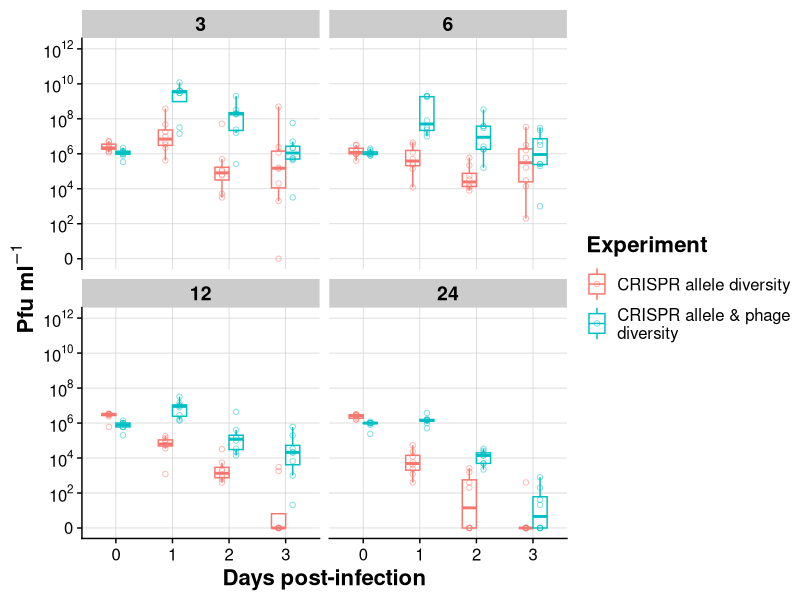

R code for this plot: (Note: this script raises an error after producing the figure.)
#### comparison_code.R by Jack Common
#### Code to generate figures and models that compare phage titre and selection rates
#### between experiments where a gradient of polyclonal CRISPR host populations were  
#### treated with either monoclonal or polyclonal phage. Data for monoclonal phage
#### experiments is derived from Common et al 2019 Ecol Lett

rm(list=ls())
options(show.signif.stars = F)

#### ---- Dependencies ---- ####
library(scales)
library(cowplot)
library(ggplot2)
library(lme4)
library(magrittr)
library(tidyverse)
library(lmerTest)

#### ---- Functions ---- ####
## Compare AIC values for model fit
# This function extracts the AIC for each GLM, and then compares the absolute relative 
# differences for each AIC to the model with the lowest AIC. This acts as a measure of 
# model fit. More can be found at: http://faculty.washington.edu/skalski/classes/QERM597/papers_xtra/Burnham%20and%20Anderson.pdf

compare_AICs = function(df){          # df is a dataframe of AIC values 
  print(df)                           # prints the origina AIC values 
  col_len = length(df[,2])            # extracts the number of number of models
  AIC_min = abs(min(df[,2]))          # finds the minimum AIC value
  for (i in seq(1, col_len, 1)){      # loop through the AIC values and prints the absolute differences from AIC_min
    print( (abs(df[i,2])) - AIC_min)
  }
}

## Convert log-odds to probabilities from binomial GLM output
logit2prob <- function(logit){
  odds <- exp(logit)
  prob <- odds / (1 + odds)
  return(prob)
}
treatment_names <- list(
  "3" = "3",
  "6" = "6",
  "12" = "12",
  "24" = "24"
)

treatment_labeller <- function(variable, value) {
  return(treatment_names[value])
}

timepoint_names <- list(
  "1" = "1 dpi",
  "2" = "2 dpi",
  "3" = "3 dpi"
)

timepoint_labeller <- function(variable, value) {
  return(timepoint_names[value])
}

treatment_list <- c("3", "6", "12", "24")

pfu_labels <- c(
  expression("0"), 
  expression('10'^2*''), 
  expression('10'^4*''),
  expression('10'^6*''),
  expression('10'^8*''),
  expression('10'^10*''),
  expression("10"^12*"")
)

pd <- position_dodge(0.5)

##### ---- Phage data ---- #####
reldiv_phage <- read.csv("Experiment 1/original_data/phage_data.csv", header=T) %>% 
  select(-Escape_phage)
reldiv_phage$Experiment <- rep("reldiv", nrow(reldiv_phage))
reldiv_phage$Treatment %<>% as.factor

ecolet_phage <- read.csv("Experiment 1/original_data/ecolet_phage_data.csv", header=T) %>% 
  select(-Escape_phage) %>% 
  filter(Treatment %in% c("3", "6", "12", "24"))
ecolet_phage$Experiment <- rep("ecolet", nrow(ecolet_phage))
ecolet_phage$Treatment %<>% as.factor()

combined_phage <- bind_rows(reldiv_phage, ecolet_phage)
combined_phage$Treatment %<>% as.factor
combined_phage$Timepoint %<>% as.factor
combined_phage$Replicate %<>% as.factor
combined_phage$Experiment %<>% as.factor

# Relevel the datasets so things make sense
combined_phage$Treatment %<>% relevel(ref="24")
combined_phage$Treatment %<>% relevel(ref="12")
combined_phage$Treatment %<>% relevel(ref="6")
combined_phage$Treatment %<>% relevel(ref="3")

#### -- Phage titre plot-- #####
phage_comparison <- ggplot(aes(y=log10(Titre+1), x=Timepoint), data=combined_phage)+
  
  geom_boxplot(width=0.5, outlier.shape = NA, position=pd, aes(colour=Experiment))+
  geom_point(width=0.2, alpha=0.5, pch=21, position=pd, aes(colour=Experiment))+
  # stat_summary(fun.y="mean", geom="point", aes(colour=Experiment), position=pd)+
  # stat_summary(fun.data = "mean_cl_boot", geom="errorbar", width=0, aes(colour=Experiment), position=pd)+
  #geom_path(stat='identity', alpha=0.5, position=pd, aes(colour=Experiment, group=Replicate))+
  #geom_hline(yintercept = 100, linetype=2)+
  facet_wrap(~Treatment)+
  
  labs(x="Days post-infection", y=expression(bold("Pfu ml"*{}^{-1}*"")))+
  #ggtitle("Density of phage")+
  
  cowplot::theme_cowplot()+
  theme(plot.title = element_text(face="bold", hjust=0, size = 16),
        axis.title = element_text(face="bold", size=16),
        strip.text = element_text(face='bold', size=14, lineheight = 3))+
  
  coord_cartesian(ylim=c(0, 12))+
  scale_y_continuous(breaks=c(seq(0,12,2)),
                     labels=pfu_labels)+
  scale_colour_discrete(labels = c("CRISPR allele diversity", "CRISPR allele & phage\ndiversity"))+
  
  theme(axis.text = element_text(size=12),
        legend.title = element_text(face="bold", size=16),
        legend.text = element_text(size=12),
        legend.key.height = unit(1, "cm"),
        panel.grid.major = element_line(colour="lightgrey", size=.25))+
  NULL

last_plot()

ggsave("phage_comparison.png", phage_comparison, path="Experiment 1/figs/", device="png", dpi=600,
       width=28, height = 20, units = c("cm"))

#

#### ---- Phage titre lme4 ---- ####
m1 <- lmer(log(Titre+1)~Experiment+Treatment+Timepoint+(1|Replicate), 
           data=filter(combined_phage, Timepoint!="0"))
summary(m1)
anova(m1)

confint(m1, parm="beta_", method="boot")

#### ---- Selection rates ---- ####
reldiv_rates <- read.csv("./Experiment 1/original_data/reldiv_exp1_master.csv", header=T, skip = 1)  %>% 
  select(Treatment, Timepoint, Replicate, BIM_mix, Escape_phage, Tracked_BIM,
         rCRISPR, rBIM) %>% 
  gather("rCRISPR", "rBIM", key="Strain", value="r", factor_key = T) %>% 
  filter(Timepoint %in% c("1", "2", "3"), r!='#NUM!')

reldiv_rates$Experiment <- rep("reldiv", nrow(reldiv_rates))

reldiv_rates$Timepoint %<>% as.factor()
reldiv_rates$Replicate %<>% as.factor
reldiv_rates$Tracked_BIM %<>% as.factor()
reldiv_rates$Escape_phage %<>% as.factor
reldiv_rates$Treatment %<>% as.factor
reldiv_rates$r %<>% as.numeric()

ecolet_rates <- read.csv("./Experiment 1/original_data/ecolet_rates.csv", header=T)  %>% 
  select(Treatment, Timepoint, Replicate, BIM_mix, Escape_phage, Tracked_BIM,
         rCRISPR, rBIM) %>% 
  gather("rCRISPR", "rBIM", key="Strain", value="r", factor_key = T) %>% 
  filter(Timepoint %in% c("1", "2", "3"), Treatment %in% c("3", "6", "12", "24"))

ecolet_rates$Timepoint %<>% as.factor()
ecolet_rates$Replicate %<>% as.factor
ecolet_rates$Tracked_BIM %<>% as.factor()
ecolet_rates$Escape_phage %<>% as.factor
ecolet_rates$Treatment %<>% as.factor

ecolet_rates$Experiment <- rep("ecolet", nrow(ecolet_rates))

combined_rates <- bind_rows(reldiv_rates, ecolet_rates)
combined_rates$Treatment %<>% as.factor

# Relevel the datasets so things make sense
combined_rates$Treatment %<>% relevel(ref="24")
combined_rates$Treatment %<>% relevel(ref="12")
combined_rates$Treatment %<>% relevel(ref="6")
combined_rates$Treatment %<>% relevel(ref="3")

#### ---- CRISPR boxplot ---- ####

pd <- position_dodge(0.2)

CRISPR_rate_comp <- ggplot(aes(x=Treatment, y=r), 
                            data=filter(combined_rates, Strain=="rCRISPR", Timepoint!="0"))+
  geom_boxplot(width=0.5, outlier.shape = NA, aes(colour=Experiment))+
  geom_jitter(width=0.2, alpha=0.5, pch=21, aes(colour=Experiment))+
  geom_hline(yintercept=0, linetype=2, size=1)+
  # stat_summary(fun.y="mean", geom="point", aes(colour=Experiment, position=Experiment), position=pd)+
  # stat_summary(fun.data = "mean_cl_boot", geom="errorbar", width=0, aes(colour=Experiment), position=pd)+
   facet_wrap(~Timepoint, labeller = timepoint_labeller, ncol=2)+
  labs(y="Selection rate (day -1) of CRISPR", x="Number of CRISPR and phage clones")+
  scale_x_discrete(labels = treatment_list)+
  #scale_y_continuous(breaks=c(seq(-1.5, 2, 0.5)))+
  scale_colour_discrete(labels = c("CRISPR allele diversity", "CRISPR allele & phage\ndiversity"))+
  theme_cowplot()+
  theme(axis.title = element_text(face="bold", size=16),
        legend.title = element_text(face="bold", size=16),
        panel.grid.major = element_line(colour="lightgrey", size=.25),
        strip.text = element_text(face="bold"),
        axis.text.x = element_text(size=10),
        legend.key.height = unit(1, "cm"))+
  NULL

last_plot()

ggsave("rate_CRISPR_comparison.png", CRISPR_rate_comp, path="Experiment 1/figs/", device="png", dpi=600,
       width=28, height = 20, units = c("cm"))

#### ---- CRISPR lme4 ---- #####
d.CRISPR <- combined_rates %>% 
  na.exclude %>% 
  filter(Strain=="rCRISPR", Timepoint!="0")

m1 <- lmer(r~Experiment+(1|Replicate), 
           data=d.CRISPR)
m2 <- lmer(r~Experiment+Treatment+(1|Replicate), 
           data=d.CRISPR)
m3 <- lmer(r~Experiment+Timepoint+(1|Replicate), 
           data=d.CRISPR)
m4 <- lmer(r~Experiment+Treatment+Timepoint+(1|Replicate), 
                 data=d.CRISPR)

AIC(m1, m2, m3, m4) %>% compare_AICs()

summary(m2)
anova(m4)

confint(m2, parm="beta_", method="boot")

#### ---- BIM boxplot ---- ####
BIM_rate_comp <- ggplot(aes(x=Treatment, y=r), 
                            data=filter(combined_rates, Strain=="rBIM", Timepoint!="0"))+
  geom_boxplot(width=0.5, outlier.shape = NA, aes(colour=Experiment))+
  geom_jitter(width=0.2, alpha=0.5, pch=21, aes(colour=Experiment))+
  geom_hline(yintercept=0, linetype=2, size=1)+
  # stat_summary(fun.y="mean", geom="point", aes(colour=Experiment), position=pd)+
  # stat_summary(fun.data = "mean_cl_boot", geom="errorbar", width=0, aes(colour=Experiment), position=pd)+
  facet_wrap(~Timepoint, labeller = timepoint_labeller, ncol=2)+
  labs(y="Selection rate (day -1) of\nsusceptible clone", x="Number of CRISPR and phage clones")+
  scale_x_discrete(labels = treatment_list)+
  #scale_y_continuous(breaks=c(seq(-1.5, 2, 0.5)))+
  scale_colour_discrete(labels = c("CRISPR allele diversity", "CRISPR allele & phage\ndiversity"))+
  theme_cowplot()+
  theme(axis.title = element_text(face="bold", size=16),
        legend.title = element_text(face="bold", size=16),
        panel.grid.major = element_line(colour="lightgrey", size=.25),
        strip.text = element_text(face="bold"),
        axis.text.x = element_text(size=10),
        legend.key.height = unit(1, "cm"))+
  NULL
last_plot()

ggsave("rate_BIM_comparison.png", BIM_rate_comp, path="Experiment 1/figs/", device="png", dpi=600,
       width=28, height = 20, units = c("cm"))

#### ---- BIM lme4 ---- ####
d.BIM <- combined_rates %>% 
  na.exclude %>% 
  filter(Strain=="rBIM", Timepoint!="0")

m1 <- lmer(r~Experiment+(1|Replicate), 
           data=d.BIM)
m2 <- lmer(r~Experiment+Treatment+(1|Replicate), 
           data=d.BIM)
m3 <- lmer(r~Experiment+Timepoint+(1|Replicate), 
           data=d.BIM)
m4 <- lmer(r~Experiment+Treatment+Timepoint+(1|Replicate), 
           data=d.BIM)

AIC(m1, m2, m3, m4) %>% compare_AICs()

summary(m3)
anova(m2, type="marginal")

confint(m3, parm="beta_", method="boot")

#### ---- Paper figures ---- ####
## Figure 2 - CRIPSR rate comparison

pd <- position_dodge(0.2)

Fig2 <- ggplot(aes(x=Treatment, y=r), 
                           data=filter(combined_rates, Strain=="rCRISPR", Timepoint!="0"))+
  geom_boxplot(width=0.5, outlier.shape = NA, aes(colour=Experiment))+
  geom_point(width=0.2, alpha=0.5, pch=21, position=pd, aes(colour=Experiment))+
  # geom_jitter(width=0.2, alpha=0.5, pch=21, aes(colour=Experiment))+
  geom_hline(yintercept=0, linetype=2, size=1)+
  # stat_summary(fun.y="mean", geom="point", aes(colour=Experiment, position=Experiment), position=pd)+
  # stat_summary(fun.data = "mean_cl_boot", geom="errorbar", width=0, aes(colour=Experiment), position=pd)+
  # facet_wrap(~Timepoint, labeller = timepoint_labeller, ncol=2)+
  labs(y="Selection rate (day -1) of CRISPR", x="Number of CRISPR and phage clones")+
  scale_x_discrete(labels = treatment_list)+
  #scale_y_continuous(breaks=c(seq(-1.5, 2, 0.5)))+
  scale_colour_discrete(labels = c("CRISPR allele diversity", "CRISPR allele & phage\ndiversity"))+
  theme_cowplot()+
  theme(axis.title = element_text(face="bold", size=16),
        legend.title = element_text(face="bold", size=16),
        panel.grid.major = element_line(colour="lightgrey", size=.25),
        strip.text = element_text(face="bold"),
        axis.text.x = element_text(size=10),
        legend.key.height = unit(1, "cm"))+
  NULL

last_plot()

ggsave("Figure 2.png", Fig2, path="Experiment 1/figs/", device="png", dpi=600,
       width=20, height = 10, units = c("cm"))

## Figure 3 - BIM rate comparison
Fig3 <- ggplot(aes(x=Treatment, y=r), 
                        data=filter(combined_rates, Strain=="rBIM", Timepoint!="0"))+
  geom_boxplot(width=0.5, outlier.shape = NA, aes(colour=Experiment))+
  geom_point(width=0.2, alpha=0.5, pch=21, position=pd, aes(colour=Experiment))+
  # geom_jitter(width=0.2, alpha=0.5, pch=21, aes(colour=Experiment))+
  geom_hline(yintercept=0, linetype=2, size=1)+
  # stat_summary(fun.y="mean", geom="point", aes(colour=Experiment), position=pd)+
  # stat_summary(fun.data = "mean_cl_boot", geom="errorbar", width=0, aes(colour=Experiment), position=pd)+
  # facet_wrap(~Timepoint, labeller = timepoint_labeller, ncol=2)+
  labs(y="Selection rate (day -1) of\nsusceptible clone", x="Number of CRISPR and phage clones")+
  scale_x_discrete(labels = treatment_list)+
  #scale_y_continuous(breaks=c(seq(-1.5, 2, 0.5)))+
  scale_colour_discrete(labels = c("CRISPR allele diversity", "CRISPR allele & phage\ndiversity"))+
  theme_cowplot()+
  theme(axis.title = element_text(face="bold", size=16),
        legend.title = element_text(face="bold", size=16),
        panel.grid.major = element_line(colour="lightgrey", size=.25),
        strip.text = element_text(face="bold"),
        axis.text.x = element_text(size=10),
        legend.key.height = unit(1, "cm"))+
  NULL
last_plot()

ggsave("Figure 3.png", Fig3, path="Experiment 1/figs/", device="png", dpi=600,
       width=20, height = 10, units = c("cm"))
